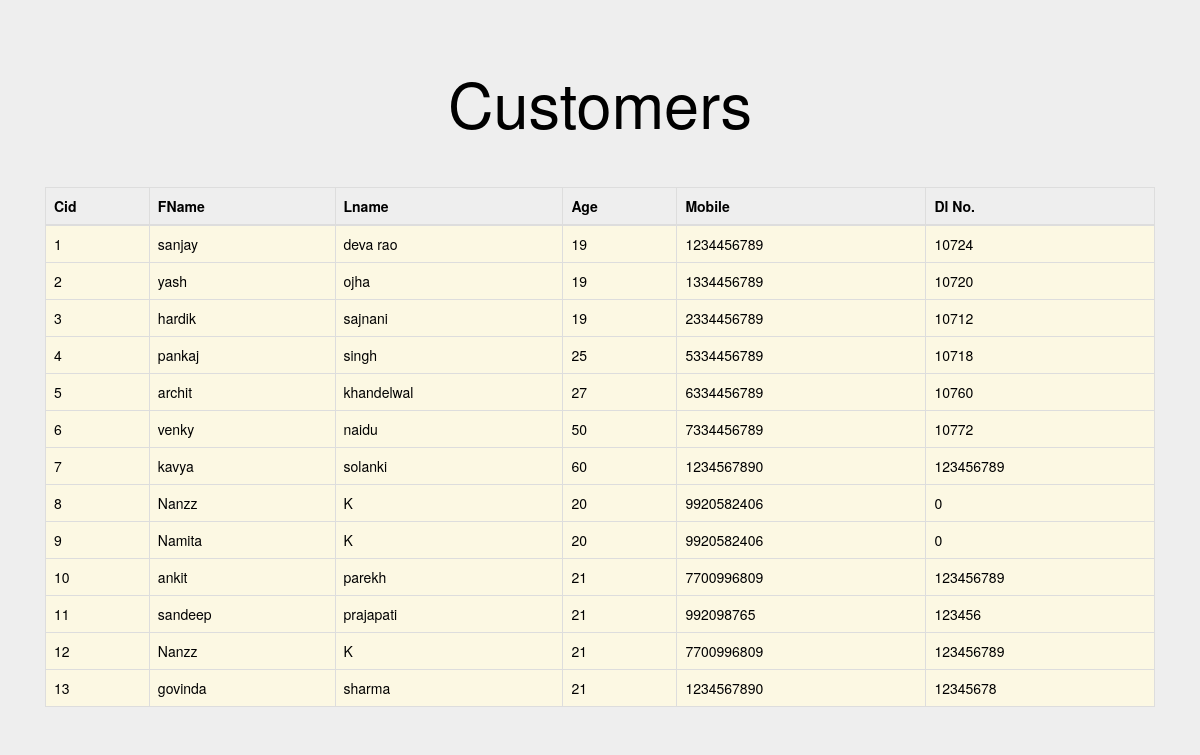
Page /viewcustomer.php (signed in) on the committed database.
### tables this page shows
CREATE TABLE IF NOT EXISTS `customer` (
`Cid` int(10) NOT NULL,
  `Fname` varchar(10) DEFAULT NULL,
  `Lname` varchar(20) DEFAULT NULL,
  `Age` int(3) NOT NULL,
  `Mobile` bigint(15) DEFAULT NULL,
  `Dno` int(10) DEFAULT NULL,
  `Vehicle_id` int(10) DEFAULT NULL,
  `password` varchar(50) DEFAULT NULL,
  `username` varchar(50) DEFAULT NULL
);

### viewcustomer.php (the view, shortened to what this page needs)
<!DOCTYPE html PUBLIC "-//W3C//DTD HTML 4.01 Transitional//EN"  "http://www.w3.org/TR/html4/loose.dtd">
<html>
<head>
  <link rel="stylesheet" href="https://maxcdn.bootstrapcdn.com/bootstrap/3.3.7/css/bootstrap.min.css">
  <link rel="stylesheet"
  href="https://cdn.jsdelivr.net/npm/animate.css@3.5.2/animate.min.css">
  <link rel="stylesheet"
  href="https://cdnjs.cloudflare.com/ajax/libs/animate.css/3.5.2/animate.min.css">
</head>
<body class="container jumbotron animated fadeInLeft">
<?php
	$database_host = "localhost";
	$database_user = "root";
	$database_pass = "";
	$database_name = "carrental";
	$connection = mysqli_connect($database_host, $database_user, $database_pass, $database_name);
	$res="SELECT * FROM carrental.customer";
	$result=mysqli_query($connection,$res);
	echo "<h1><center>Customers</h1><br><br>";
?>
<div class="container">
<table class="table table-hover table-bordered">
<thead>
<tr>
    <th>Cid</th>
<th>FName</th>
<th>Lname</th>
<th>Age</th>
<th>Mobile</th>
<th>Dl No.</th>
</tr>
</thead>
<tbody>
<?php
if (mysqli_num_rows($result) > 0) {
while($row = mysqli_fetch_assoc($result))
{
echo "<tr class='warning'>";
echo "<td>" .'   '. $row["Cid"] . "</td>";
echo "<td>" . $row["Fname"] . "</td>";
echo "<td>" . $row["Lname"] . "</td>";
echo "<td>" . $row["Age"] . "</td>";
echo "<td>" . $row["Mobile"] . "</td>";
echo "<td>" . $row["Dno"] . "</td>";
echo "</tr>";
}
}
?>
</tbody>
</table>
</div>
</body>
</html>

### rows in the picture
customer: Cid "1", Fname "sanjay", Lname "deva rao", Age "19", Mobile "1234456789", Dno "10724"
customer: Cid "2", Fname "yash", Lname "ojha", Age "19", Mobile "1334456789", Dno "10720"
customer: Cid "3", Fname "hardik", Lname "sajnani", Age "19", Mobile "2334456789", Dno "10712"
customer: Cid "4", Fname "pankaj", Lname "singh", Age "25", Mobile "5334456789", Dno "10718"
customer: Cid "5", Fname "archit", Lname "khandelwal", Age "27", Mobile "6334456789", Dno "10760"
customer: Cid "6", Fname "venky", Lname "naidu", Age "50", Mobile "7334456789", Dno "10772"
customer: Cid "7", Fname "kavya", Lname "solanki", Age "60", Mobile "1234567890", Dno "123456789"
customer: Cid "8", Fname "Nanzz", Lname "K", Age "20", Mobile "9920582406", Dno "0"
customer: Cid "9", Fname "Namita", Lname "K", Age "20", Mobile "9920582406", Dno "0"
customer: Cid "10", Fname "ankit", Lname "parekh", Age "21", Mobile "7700996809", Dno "123456789"
customer: Cid "11", Fname "sandeep", Lname "prajapati", Age "21", Mobile "992098765", Dno "123456"
customer: Cid "12", Fname "Nanzz", Lname "K", Age "21", Mobile "7700996809", Dno "123456789"
customer: Cid "13", Fname "govinda", Lname "sharma", Age "21", Mobile "1234567890", Dno "12345678"
